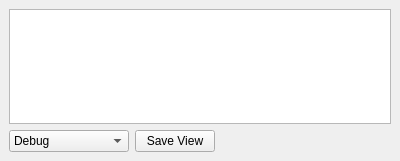
<?xml version="1.0" encoding="UTF-8"?>
<ui version="4.0">
 <class>DockWidget</class>
 <widget class="QDockWidget" name="DockWidget">
  <property name="geometry">
   <rect>
    <x>0</x>
    <y>0</y>
    <width>400</width>
    <height>161</height>
   </rect>
  </property>
  <property name="sizePolicy">
   <sizepolicy hsizetype="Expanding" vsizetype="Expanding">
    <horstretch>0</horstretch>
    <verstretch>0</verstretch>
   </sizepolicy>
  </property>
  <property name="minimumSize">
   <size>
    <width>400</width>
    <height>161</height>
   </size>
  </property>
  <property name="windowTitle">
   <string>Log</string>
  </property>
  <widget class="QWidget" name="dockWidgetContents">
   <layout class="QGridLayout" name="gridLayout">
    <item row="1" column="0">
     <widget class="QComboBox" name="comboBox">
      <property name="sizePolicy">
       <sizepolicy hsizetype="Fixed" vsizetype="Fixed">
        <horstretch>0</horstretch>
        <verstretch>0</verstretch>
       </sizepolicy>
      </property>
      <property name="minimumSize">
       <size>
        <width>120</width>
        <height>0</height>
       </size>
      </property>
      <property name="toolTip">
       <string>select the logging level to be displayed</string>
      </property>
      <property name="currentIndex">
       <number>0</number>
      </property>
      <item>
       <property name="text">
        <string>Debug</string>
       </property>
      </item>
      <item>
       <property name="text">
        <string>Info</string>
       </property>
      </item>
      <item>
       <property name="text">
        <string>Warning</string>
       </property>
      </item>
      <item>
       <property name="text">
        <string>Error</string>
       </property>
      </item>
      <item>
       <property name="text">
        <string>Critical</string>
       </property>
      </item>
     </widget>
    </item>
    <item row="0" column="0" colspan="3">
     <widget class="QTextBrowser" name="textBrowser">
      <property name="sizePolicy">
       <sizepolicy hsizetype="Expanding" vsizetype="Expanding">
        <horstretch>0</horstretch>
        <verstretch>0</verstretch>
       </sizepolicy>
      </property>
     </widget>
    </item>
    <item row="1" column="2">
     <spacer name="horizontalSpacer">
      <property name="orientation">
       <enum>Qt::Horizontal</enum>
      </property>
      <property name="sizeType">
       <enum>QSizePolicy::Expanding</enum>
      </property>
      <property name="sizeHint" stdset="0">
       <size>
        <width>20</width>
        <height>20</height>
       </size>
      </property>
     </spacer>
    </item>
    <item row="1" column="1">
     <widget class="QPushButton" name="pushButtonSave">
      <property name="toolTip">
       <string>save the log as it is currently shown (only the selected loggin level)</string>
      </property>
      <property name="text">
       <string>Save View</string>
      </property>
     </widget>
    </item>
   </layout>
  </widget>
 </widget>
 <resources/>
 <connections/>
</ui>
